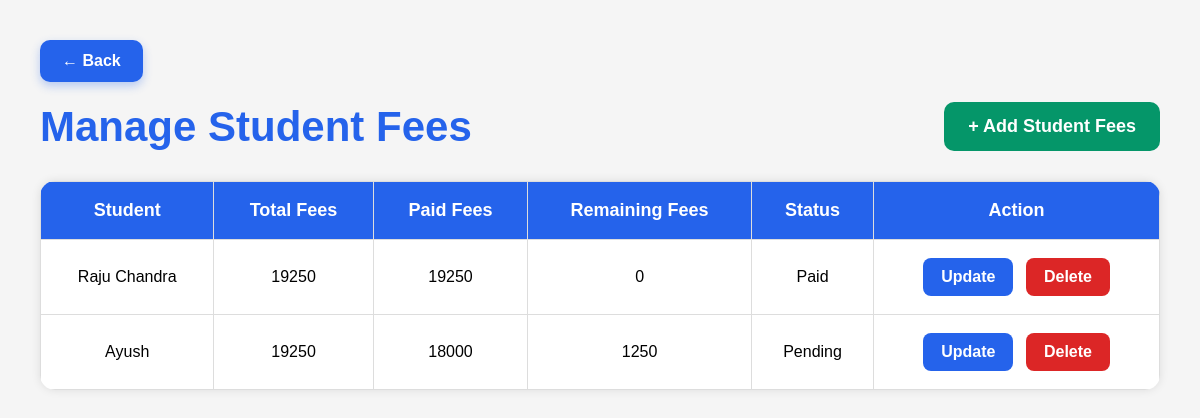
Screenshot of /manage-fees/ with the database file from the repository.
### core/models.py (models this page shows, shortened)
class Fees(models.Model):
    student = models.ForeignKey(Register,on_delete=models.CASCADE)
    admission_fees = models.IntegerField()
    tuition_fees = models.IntegerField()
    exam_fees = models.IntegerField()
    dress_fees = models.IntegerField()
    book_fees = models.IntegerField()
    transport_fees = models.IntegerField()
    insurance_fees = models.IntegerField()
    total_fees = models.IntegerField()
    paid_fees = models.IntegerField()
    remaining_fees = models.IntegerField()
    status = models.CharField(max_length=20)

class Register(models.Model):
    ROLE_CHOICES = (
        ('Student','Student'),
        ('Teacher','Teacher'),
    )
    name = models.CharField(max_length=100)
    email = models.EmailField(unique=True)
    phone = models.CharField(max_length=15)
    role = models.CharField(max_length=20, choices=ROLE_CHOICES)
    password = models.CharField(max_length=100)
    address = models.TextField(null=True, blank=True)
    profile_image = models.ImageField(upload_to='profiles/',null=True,blank=True)

### core/views.py (the view)
# urls.py: path('manage-fees/',views.manage_fees,name='manage_fees'),
def manage_fees(request):
    fees = Fees.objects.all()
    return render(request,'manage_fees.html',{'fees':fees})

### templates/manage_fees.html (shortened to what this page needs)
<!DOCTYPE html>
<html lang="en">
<head>
</head>
<body>
    <div class="top-section">
        <a href="/teacher-dashboard/" class="back-btn">
            ← Back
        </a>
    </div>
    <div class="top-bar">
        <h1>Manage Student Fees</h1>
        <a href="/add-fees/" class="add-btn">
            + Add Student Fees
        </a>
    </div>
    <table>
        <tr>
            <th>Student</th>
            <th>Total Fees</th>
            <th>Paid Fees</th>
            <th>Remaining Fees</th>
            <th>Status</th>
            <th>Action</th>
        </tr>
        {% for fee in fees %}
        <tr>
            <td>{{fee.student.name}}</td>
            <td>{{fee.total_fees}}</td>
            <td>{{fee.paid_fees}}</td>
            <td>{{fee.remaining_fees}}</td>
            <td>{{fee.status}}</td>
            <td>
                <a href="/update-fees/{{fee.id}}/"
                   class="update-btn">
                    Update
                </a>
                <a href="/delete-fees/{{fee.id}}/"
                   class="delete-btn"
                   onclick="return confirm('Are you sure you want to delete this fees record?')">
                    Delete
                </a>
            </td>
        </tr>
        {% endfor %}
    </table>
</body>
</html>

### templates/manage_fees.html (style rules this page uses)
* { margin:0; padding:0; box-sizing:border-box; font-family:Arial; }
body { background:#f5f5f5; padding:40px; }
.top-section { margin-bottom:20px; }
.back-btn { background:#2563eb; color:white; padding:12px 22px; text-decoration:none; border-radius:10px; font-size:16px; font-weight:bold; display:inline-block; transition:0.3s; box-shadow:0 4px 10px rgba(37,99,235,0.3); }
.top-bar { display:flex; justify-content:space-between; align-items:center; margin-bottom:30px; flex-wrap:wrap; gap:20px; }
h1 { color:#2563eb; font-size:42px; }
.add-btn { background:#059669; color:white; padding:14px 24px; text-decoration:none; border-radius:10px; font-size:18px; font-weight:bold; transition:0.3s; }
table { width:100%; border-collapse:collapse; background:white; box-shadow:0 0 10px rgba(0,0,0,0.1); border-radius:15px; overflow:hidden; }
th,td { padding:18px; border:1px solid #ddd; text-align:center; }
th { background:#2563eb; color:white; font-size:18px; }
.update-btn { background:#2563eb; color:white; padding:10px 18px; text-decoration:none; border-radius:8px; font-weight:bold; transition:0.3s; margin-right:8px; display:inline-block; }
.delete-btn { background:#dc2626; color:white; padding:10px 18px; text-decoration:none; border-radius:8px; font-weight:bold; transition:0.3s; display:inline-block; }

### rows the page displays
Fees: student.name "Raju Chandra", total_fees "19250", paid_fees "19250", remaining_fees "0", status "Paid"
Fees: student.name "Ayush", total_fees "19250", paid_fees "18000", remaining_fees "1250", status "Pending"
